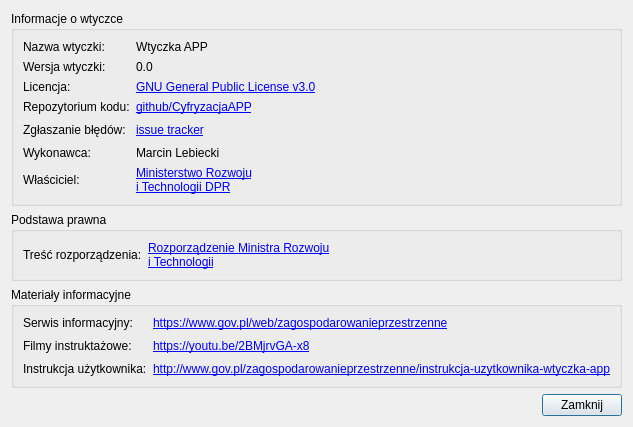
<?xml version="1.0" encoding="UTF-8"?>
<ui version="4.0">
 <class>Dialog</class>
 <widget class="QDialog" name="Dialog">
  <property name="enabled">
   <bool>true</bool>
  </property>
  <property name="geometry">
   <rect>
    <x>0</x>
    <y>0</y>
    <width>591</width>
    <height>407</height>
   </rect>
  </property>
  <property name="windowTitle">
   <string>Dialog</string>
  </property>
  <layout class="QGridLayout" name="gridLayout_3">
   <item row="0" column="0">
    <layout class="QVBoxLayout" name="verticalLayout">
     <item>
      <widget class="QGroupBox" name="groupBox">
       <property name="title">
        <string>Informacje o wtyczce</string>
       </property>
       <layout class="QGridLayout" name="gridLayout">
        <item row="6" column="1">
         <widget class="QLabel" name="label_11">
          <property name="text">
           <string>&lt;html&gt;&lt;head/&gt;&lt;body&gt;&lt;p&gt;&lt;a href=&quot;https://www.gov.pl/web/rozwoj&quot;&gt;&lt;span style=&quot; text-decoration: underline; color:#0000ff;&quot;&gt;Ministerstwo Rozwoju&lt;br/&gt;i Technologii DPR&lt;/span&gt;&lt;/a&gt;&lt;/p&gt;&lt;/body&gt;&lt;/html&gt;</string>
          </property>
          <property name="wordWrap">
           <bool>false</bool>
          </property>
          <property name="openExternalLinks">
           <bool>true</bool>
          </property>
          <property name="textInteractionFlags">
           <set>Qt::TextBrowserInteraction</set>
          </property>
         </widget>
        </item>
        <item row="1" column="0">
         <widget class="QLabel" name="label_3">
          <property name="font">
           <font>
            <underline>false</underline>
           </font>
          </property>
          <property name="text">
           <string>Wersja wtyczki:</string>
          </property>
         </widget>
        </item>
        <item row="3" column="1">
         <widget class="QLabel" name="label_5">
          <property name="text">
           <string>&lt;html&gt;&lt;head/&gt;&lt;body&gt;&lt;p&gt;&lt;a href=&quot;https://github.com/CyfryzacjaAPP/wtyczka_qgis_app_2&quot;&gt;&lt;span style=&quot; text-decoration: underline; color:#0000ff;&quot;&gt;github/CyfryzacjaAPP&lt;/span&gt;&lt;/a&gt;&lt;/p&gt;&lt;/body&gt;&lt;/html&gt;</string>
          </property>
          <property name="textFormat">
           <enum>Qt::RichText</enum>
          </property>
          <property name="openExternalLinks">
           <bool>true</bool>
          </property>
          <property name="textInteractionFlags">
           <set>Qt::TextBrowserInteraction</set>
          </property>
         </widget>
        </item>
        <item row="6" column="0">
         <widget class="QLabel" name="label_10">
          <property name="font">
           <font>
            <underline>false</underline>
           </font>
          </property>
          <property name="text">
           <string>Właściciel:</string>
          </property>
         </widget>
        </item>
        <item row="4" column="0">
         <widget class="QLabel" name="label_7">
          <property name="font">
           <font>
            <underline>false</underline>
           </font>
          </property>
          <property name="text">
           <string>Zgłaszanie błędów:</string>
          </property>
         </widget>
        </item>
        <item row="1" column="1">
         <widget class="QLabel" name="version_lbl">
          <property name="text">
           <string>0.0</string>
          </property>
          <property name="openExternalLinks">
           <bool>false</bool>
          </property>
         </widget>
        </item>
        <item row="3" column="0">
         <widget class="QLabel" name="label">
          <property name="font">
           <font>
            <underline>false</underline>
           </font>
          </property>
          <property name="text">
           <string>Repozytorium kodu:</string>
          </property>
         </widget>
        </item>
        <item row="5" column="0">
         <widget class="QLabel" name="label_8">
          <property name="font">
           <font>
            <underline>false</underline>
           </font>
          </property>
          <property name="text">
           <string>Wykonawca:</string>
          </property>
         </widget>
        </item>
        <item row="5" column="1">
         <widget class="QLabel" name="label_9">
          <property name="text">
           <string>Marcin Lebiecki</string>
          </property>
          <property name="openExternalLinks">
           <bool>true</bool>
          </property>
          <property name="textInteractionFlags">
           <set>Qt::TextBrowserInteraction</set>
          </property>
         </widget>
        </item>
        <item row="0" column="0">
         <widget class="QLabel" name="label_20">
          <property name="text">
           <string>Nazwa wtyczki:</string>
          </property>
         </widget>
        </item>
        <item row="0" column="1">
         <widget class="QLabel" name="name_lbl">
          <property name="text">
           <string>Wtyczka APP</string>
          </property>
         </widget>
        </item>
        <item row="2" column="0">
         <widget class="QLabel" name="label_4">
          <property name="font">
           <font>
            <underline>false</underline>
           </font>
          </property>
          <property name="text">
           <string>Licencja:</string>
          </property>
         </widget>
        </item>
        <item row="2" column="1">
         <widget class="QLabel" name="label_2">
          <property name="text">
           <string>&lt;html&gt;&lt;head/&gt;&lt;body&gt;&lt;a href=&quot;https://www.gnu.org/licenses/gpl-3.0.html&quot;&gt;GNU General Public License v3.0&lt;/a&gt;&lt;/body&gt;&lt;/html&gt;</string>
          </property>
          <property name="textFormat">
           <enum>Qt::RichText</enum>
          </property>
          <property name="openExternalLinks">
           <bool>true</bool>
          </property>
          <property name="textInteractionFlags">
           <set>Qt::TextBrowserInteraction</set>
          </property>
         </widget>
        </item>
        <item row="4" column="1">
         <widget class="QLabel" name="label_6">
          <property name="text">
           <string>&lt;a href=&quot;https://github.com/CyfryzacjaAPP/wtyczka_qgis_app_2/issues&quot;&gt;issue tracker&lt;/a&gt;</string>
          </property>
          <property name="openExternalLinks">
           <bool>true</bool>
          </property>
          <property name="textInteractionFlags">
           <set>Qt::TextBrowserInteraction</set>
          </property>
         </widget>
        </item>
        <item row="4" column="2">
         <spacer name="horizontalSpacer_4">
          <property name="orientation">
           <enum>Qt::Horizontal</enum>
          </property>
          <property name="sizeType">
           <enum>QSizePolicy::MinimumExpanding</enum>
          </property>
          <property name="sizeHint" stdset="0">
           <size>
            <width>30</width>
            <height>20</height>
           </size>
          </property>
         </spacer>
        </item>
       </layout>
      </widget>
     </item>
     <item>
      <widget class="QGroupBox" name="groupBox_2">
       <property name="title">
        <string>Podstawa prawna</string>
       </property>
       <layout class="QGridLayout" name="gridLayout_2">
        <item row="0" column="0">
         <widget class="QLabel" name="label_12">
          <property name="font">
           <font>
            <underline>false</underline>
           </font>
          </property>
          <property name="text">
           <string>Treść rozporządzenia:</string>
          </property>
         </widget>
        </item>
        <item row="0" column="1">
         <widget class="QLabel" name="label_13">
          <property name="text">
           <string>&lt;html&gt;&lt;head/&gt;&lt;body&gt;&lt;p&gt;&lt;a href=&quot;https://isap.sejm.gov.pl/isap.nsf/DocDetails.xsp?id=WDU20230002409&quot;&gt;&lt;span style=&quot; text-decoration: underline; color:#0000ff;&quot;&gt;Rozporządzenie Ministra Rozwoju&lt;br/&gt;i Technologii&lt;/span&gt;&lt;/a&gt;&lt;/p&gt;&lt;/body&gt;&lt;/html&gt;</string>
          </property>
          <property name="openExternalLinks">
           <bool>true</bool>
          </property>
          <property name="textInteractionFlags">
           <set>Qt::TextBrowserInteraction</set>
          </property>
         </widget>
        </item>
        <item row="0" column="2">
         <spacer name="horizontalSpacer_2">
          <property name="orientation">
           <enum>Qt::Horizontal</enum>
          </property>
          <property name="sizeHint" stdset="0">
           <size>
            <width>40</width>
            <height>20</height>
           </size>
          </property>
         </spacer>
        </item>
       </layout>
      </widget>
     </item>
     <item>
      <widget class="QGroupBox" name="groupBox_3">
       <property name="title">
        <string>Materiały informacyjne</string>
       </property>
       <layout class="QGridLayout" name="gridLayout_4">
        <item row="1" column="1">
         <widget class="QLabel" name="label_16">
          <property name="text">
           <string>&lt;html&gt;&lt;head/&gt;&lt;body&gt;&lt;p&gt;&lt;a href=&quot;https://youtu.be/2BMjrvGA-x8&quot;&gt;&lt;span style=&quot; text-decoration: underline; color:#0000ff;&quot;&gt;https://youtu.be/2BMjrvGA-x8&lt;/span&gt;&lt;/a&gt;&lt;/p&gt;&lt;/body&gt;&lt;/html&gt;</string>
          </property>
          <property name="openExternalLinks">
           <bool>true</bool>
          </property>
          <property name="textInteractionFlags">
           <set>Qt::TextBrowserInteraction</set>
          </property>
         </widget>
        </item>
        <item row="2" column="0">
         <widget class="QLabel" name="label_19">
          <property name="text">
           <string>Instrukcja użytkownika:</string>
          </property>
         </widget>
        </item>
        <item row="1" column="0">
         <widget class="QLabel" name="label_17">
          <property name="text">
           <string>Filmy instruktażowe:</string>
          </property>
         </widget>
        </item>
        <item row="2" column="1">
         <widget class="QLabel" name="label_18">
          <property name="text">
           <string>&lt;html&gt;&lt;head/&gt;&lt;body&gt;&lt;p&gt;&lt;a href=&quot;http://www.gov.pl/zagospodarowanieprzestrzenne/instrukcja-uzytkownika-wtyczka-app&quot;&gt;&lt;span style=&quot; text-decoration: underline; color:#0000ff;&quot;&gt;http://www.gov.pl/zagospodarowanieprzestrzenne/instrukcja-uzytkownika-wtyczka-app&lt;/span&gt;&lt;/a&gt;&lt;/p&gt;&lt;/body&gt;&lt;/html&gt;</string>
          </property>
          <property name="openExternalLinks">
           <bool>true</bool>
          </property>
          <property name="textInteractionFlags">
           <set>Qt::TextBrowserInteraction</set>
          </property>
         </widget>
        </item>
        <item row="1" column="2">
         <spacer name="horizontalSpacer_3">
          <property name="orientation">
           <enum>Qt::Horizontal</enum>
          </property>
          <property name="sizeHint" stdset="0">
           <size>
            <width>40</width>
            <height>20</height>
           </size>
          </property>
         </spacer>
        </item>
        <item row="0" column="0">
         <widget class="QLabel" name="label_14">
          <property name="text">
           <string>Serwis informacyjny:</string>
          </property>
         </widget>
        </item>
        <item row="0" column="1">
         <widget class="QLabel" name="label_15">
          <property name="text">
           <string>&lt;html&gt;&lt;head/&gt;&lt;body&gt;&lt;p&gt;&lt;a href=&quot;https://www.gov.pl/web/zagospodarowanieprzestrzenne&quot;&gt;&lt;span style=&quot; text-decoration: underline; color:#0000ff;&quot;&gt;https://www.gov.pl/web/zagospodarowanieprzestrzenne&lt;/span&gt;&lt;/a&gt;&lt;/p&gt;&lt;/body&gt;&lt;/html&gt;</string>
          </property>
         </widget>
        </item>
       </layout>
      </widget>
     </item>
     <item>
      <spacer name="verticalSpacer">
       <property name="orientation">
        <enum>Qt::Vertical</enum>
       </property>
       <property name="sizeHint" stdset="0">
        <size>
         <width>20</width>
         <height>40</height>
        </size>
       </property>
      </spacer>
     </item>
     <item>
      <layout class="QHBoxLayout" name="horizontalLayout_2">
       <item>
        <spacer name="horizontalSpacer">
         <property name="orientation">
          <enum>Qt::Horizontal</enum>
         </property>
         <property name="sizeHint" stdset="0">
          <size>
           <width>40</width>
           <height>20</height>
          </size>
         </property>
        </spacer>
       </item>
       <item>
        <widget class="QPushButton" name="cancel_btn">
         <property name="enabled">
          <bool>true</bool>
         </property>
         <property name="text">
          <string>Zamknij</string>
         </property>
        </widget>
       </item>
      </layout>
     </item>
    </layout>
   </item>
  </layout>
 </widget>
 <resources/>
 <connections/>
</ui>
